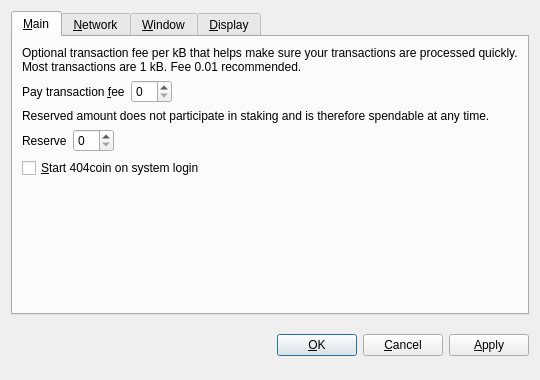
<?xml version="1.0" encoding="UTF-8"?>
<ui version="4.0">
 <class>OptionsDialog</class>
 <widget class="QDialog" name="OptionsDialog">
  <property name="geometry">
   <rect>
    <x>0</x>
    <y>0</y>
    <width>540</width>
    <height>380</height>
   </rect>
  </property>
  <property name="windowTitle">
   <string>Options</string>
  </property>
  <property name="modal">
   <bool>true</bool>
  </property>
  <layout class="QVBoxLayout" name="verticalLayout">
   <item>
    <widget class="QTabWidget" name="tabWidget">
     <property name="tabPosition">
      <enum>QTabWidget::North</enum>
     </property>
     <property name="currentIndex">
      <number>0</number>
     </property>
     <widget class="QWidget" name="tabMain">
      <attribute name="title">
       <string>&amp;Main</string>
      </attribute>
      <layout class="QVBoxLayout" name="verticalLayout_Main">
       <item>
        <widget class="QLabel" name="transactionFeeInfoLabel">
         <property name="text">
          <string>Optional transaction fee per kB that helps make sure your transactions are processed quickly. Most transactions are 1 kB. Fee 0.01 recommended.</string>
         </property>
         <property name="textFormat">
          <enum>Qt::PlainText</enum>
         </property>
         <property name="wordWrap">
          <bool>true</bool>
         </property>
        </widget>
       </item>
       <item>
        <layout class="QHBoxLayout" name="horizontalLayoutFee">
         <item>
          <widget class="QLabel" name="transactionFeeLabel">
           <property name="text">
            <string>Pay transaction &amp;fee</string>
           </property>
           <property name="textFormat">
            <enum>Qt::PlainText</enum>
           </property>
           <property name="buddy">
            <cstring>transactionFee</cstring>
           </property>
          </widget>
         </item>
         <item>
          <widget class="BitcoinAmountField" name="transactionFee"/>
         </item>
         <item>
          <spacer name="horizontalSpacerFee">
           <property name="orientation">
            <enum>Qt::Horizontal</enum>
           </property>
           <property name="sizeHint" stdset="0">
            <size>
             <width>40</width>
             <height>20</height>
            </size>
           </property>
          </spacer>
         </item>
        </layout>
       </item>
       <item>
        <widget class="QLabel" name="reserveBalanceInfoLabel">
         <property name="text">
          <string>Reserved amount does not participate in staking and is therefore spendable at any time.</string>
         </property>
         <property name="textFormat">
          <enum>Qt::PlainText</enum>
         </property>
         <property name="wordWrap">
          <bool>true</bool>
         </property>
        </widget>
       </item>
       <item>
        <layout class="QHBoxLayout" name="horizontalLayoutReserveBalance">
         <item>
          <widget class="QLabel" name="reserveBalanceLabel">
           <property name="text">
            <string>Reserve</string>
           </property>
           <property name="textFormat">
            <enum>Qt::PlainText</enum>
           </property>
           <property name="buddy">
            <cstring>reserveBalance</cstring>
           </property>
          </widget>
         </item>
         <item>
          <widget class="BitcoinAmountField" name="reserveBalance"/>
         </item>
         <item>
          <spacer name="horizontalSpacerReserveBalance">
           <property name="orientation">
            <enum>Qt::Horizontal</enum>
           </property>
           <property name="sizeHint" stdset="0">
            <size>
             <width>40</width>
             <height>20</height>
            </size>
           </property>
          </spacer>
         </item>
        </layout>
       </item>
       <item>
        <widget class="QCheckBox" name="bitcoinAtStartup">
         <property name="toolTip">
          <string>Automatically start 404coin after logging in to the system.</string>
         </property>
         <property name="text">
          <string>&amp;Start 404coin on system login</string>
         </property>
        </widget>
       </item>
       <item>
        <spacer name="verticalSpacer_Main">
         <property name="orientation">
          <enum>Qt::Vertical</enum>
         </property>
         <property name="sizeHint" stdset="0">
          <size>
           <width>20</width>
           <height>40</height>
          </size>
         </property>
        </spacer>
       </item>
      </layout>
     </widget>
     <widget class="QWidget" name="tabNetwork">
      <attribute name="title">
       <string>&amp;Network</string>
      </attribute>
      <layout class="QVBoxLayout" name="verticalLayout_Network">
       <item>
        <widget class="QCheckBox" name="mapPortUpnp">
         <property name="toolTip">
          <string>Automatically open the 404coin client port on the router. This only works when your router supports UPnP and it is enabled.</string>
         </property>
         <property name="text">
          <string>Map port using &amp;UPnP</string>
         </property>
        </widget>
       </item>
       <item>
        <widget class="QCheckBox" name="connectSocks">
         <property name="toolTip">
          <string>Connect to the 404coin network through a SOCKS proxy (e.g. when connecting through Tor).</string>
         </property>
         <property name="text">
          <string>&amp;Connect through SOCKS proxy:</string>
         </property>
        </widget>
       </item>
       <item>
        <layout class="QHBoxLayout" name="horizontalLayout_Network">
         <item>
          <widget class="QLabel" name="proxyIpLabel">
           <property name="text">
            <string>Proxy &amp;IP:</string>
           </property>
           <property name="textFormat">
            <enum>Qt::PlainText</enum>
           </property>
           <property name="buddy">
            <cstring>proxyIp</cstring>
           </property>
          </widget>
         </item>
         <item>
          <widget class="QValidatedLineEdit" name="proxyIp">
           <property name="maximumSize">
            <size>
             <width>140</width>
             <height>16777215</height>
            </size>
           </property>
           <property name="toolTip">
            <string>IP address of the proxy (e.g. 127.0.0.1)</string>
           </property>
          </widget>
         </item>
         <item>
          <widget class="QLabel" name="proxyPortLabel">
           <property name="text">
            <string>&amp;Port:</string>
           </property>
           <property name="textFormat">
            <enum>Qt::PlainText</enum>
           </property>
           <property name="buddy">
            <cstring>proxyPort</cstring>
           </property>
          </widget>
         </item>
         <item>
          <widget class="QLineEdit" name="proxyPort">
           <property name="maximumSize">
            <size>
             <width>55</width>
             <height>16777215</height>
            </size>
           </property>
           <property name="toolTip">
            <string>Port of the proxy (e.g. 9050)</string>
           </property>
          </widget>
         </item>
         <item>
          <widget class="QLabel" name="socksVersionLabel">
           <property name="text">
            <string>SOCKS &amp;Version:</string>
           </property>
           <property name="textFormat">
            <enum>Qt::PlainText</enum>
           </property>
           <property name="buddy">
            <cstring>socksVersion</cstring>
           </property>
          </widget>
         </item>
         <item>
          <widget class="QValueComboBox" name="socksVersion">
           <property name="toolTip">
            <string>SOCKS version of the proxy (e.g. 5)</string>
           </property>
          </widget>
         </item>
         <item>
          <spacer name="horizontalSpacer_Network">
           <property name="orientation">
            <enum>Qt::Horizontal</enum>
           </property>
           <property name="sizeHint" stdset="0">
            <size>
             <width>40</width>
             <height>20</height>
            </size>
           </property>
          </spacer>
         </item>
        </layout>
       </item>
       <item>
        <spacer name="verticalSpacer_Network">
         <property name="orientation">
          <enum>Qt::Vertical</enum>
         </property>
         <property name="sizeHint" stdset="0">
          <size>
           <width>20</width>
           <height>40</height>
          </size>
         </property>
        </spacer>
       </item>
      </layout>
     </widget>
     <widget class="QWidget" name="tabWindow">
      <attribute name="title">
       <string>&amp;Window</string>
      </attribute>
      <layout class="QVBoxLayout" name="verticalLayout_Window">
       <item>
        <widget class="QCheckBox" name="minimizeToTray">
         <property name="toolTip">
          <string>Show only a tray icon after minimizing the window.</string>
         </property>
         <property name="text">
          <string>&amp;Minimize to the tray instead of the taskbar</string>
         </property>
        </widget>
       </item>
       <item>
        <widget class="QCheckBox" name="minimizeOnClose">
         <property name="toolTip">
          <string>Minimize instead of exit the application when the window is closed. When this option is enabled, the application will be closed only after selecting Quit in the menu.</string>
         </property>
         <property name="text">
          <string>M&amp;inimize on close</string>
         </property>
        </widget>
       </item>
       <item>
        <spacer name="verticalSpacer_Window">
         <property name="orientation">
          <enum>Qt::Vertical</enum>
         </property>
         <property name="sizeHint" stdset="0">
          <size>
           <width>20</width>
           <height>40</height>
          </size>
         </property>
        </spacer>
       </item>
      </layout>
     </widget>
     <widget class="QWidget" name="tabDisplay">
      <attribute name="title">
       <string>&amp;Display</string>
      </attribute>
      <layout class="QVBoxLayout" name="verticalLayout_Display">
       <item>
        <layout class="QHBoxLayout" name="horizontalLayout_1_Display">
         <item>
          <widget class="QLabel" name="langLabel">
           <property name="text">
            <string>User Interface &amp;language:</string>
           </property>
           <property name="textFormat">
            <enum>Qt::PlainText</enum>
           </property>
           <property name="buddy">
            <cstring>lang</cstring>
           </property>
          </widget>
         </item>
         <item>
          <widget class="QValueComboBox" name="lang">
           <property name="toolTip">
            <string>The user interface language can be set here. This setting will take effect after restarting 404coin.</string>
           </property>
          </widget>
         </item>
        </layout>
       </item>
       <item>
        <layout class="QHBoxLayout" name="horizontalLayout_2_Display">
         <item>
          <widget class="QLabel" name="unitLabel">
           <property name="text">
            <string>&amp;Unit to show amounts in:</string>
           </property>
           <property name="textFormat">
            <enum>Qt::PlainText</enum>
           </property>
           <property name="buddy">
            <cstring>unit</cstring>
           </property>
          </widget>
         </item>
         <item>
          <widget class="QValueComboBox" name="unit">
           <property name="toolTip">
            <string>Choose the default subdivision unit to show in the interface and when sending coins.</string>
           </property>
          </widget>
         </item>
        </layout>
       </item>
       <item>
        <widget class="QCheckBox" name="displayAddresses">
         <property name="toolTip">
          <string>Whether to show 404coin addresses in the transaction list or not.</string>
         </property>
         <property name="text">
          <string>&amp;Display addresses in transaction list</string>
         </property>
        </widget>
       </item>
       <item>
        <widget class="QCheckBox" name="coinControlFeatures">
         <property name="toolTip">
          <string>Whether to show coin control features or not.</string>
         </property>
         <property name="text">
          <string>Display coin &amp;control features (experts only!)</string>
         </property>
        </widget>
       </item>
       <item>
        <spacer name="verticalSpacer_Display">
         <property name="orientation">
          <enum>Qt::Vertical</enum>
         </property>
         <property name="sizeHint" stdset="0">
          <size>
           <width>20</width>
           <height>40</height>
          </size>
         </property>
        </spacer>
       </item>
      </layout>
     </widget>
    </widget>
   </item>
   <item>
    <layout class="QHBoxLayout" name="horizontalLayout_Buttons">
     <item>
      <spacer name="horizontalSpacer_1">
       <property name="orientation">
        <enum>Qt::Horizontal</enum>
       </property>
       <property name="sizeHint" stdset="0">
        <size>
         <width>40</width>
         <height>48</height>
        </size>
       </property>
      </spacer>
     </item>
     <item>
      <widget class="QLabel" name="statusLabel">
       <property name="font">
        <font>
         <weight>75</weight>
         <bold>true</bold>
        </font>
       </property>
       <property name="text">
        <string/>
       </property>
       <property name="textFormat">
        <enum>Qt::PlainText</enum>
       </property>
       <property name="wordWrap">
        <bool>true</bool>
       </property>
      </widget>
     </item>
     <item>
      <spacer name="horizontalSpacer_2">
       <property name="orientation">
        <enum>Qt::Horizontal</enum>
       </property>
       <property name="sizeHint" stdset="0">
        <size>
         <width>40</width>
         <height>48</height>
        </size>
       </property>
      </spacer>
     </item>
     <item>
      <widget class="QPushButton" name="okButton">
       <property name="text">
        <string>&amp;OK</string>
       </property>
      </widget>
     </item>
     <item>
      <widget class="QPushButton" name="cancelButton">
       <property name="text">
        <string>&amp;Cancel</string>
       </property>
       <property name="autoDefault">
        <bool>false</bool>
       </property>
      </widget>
     </item>
     <item>
      <widget class="QPushButton" name="applyButton">
       <property name="text">
        <string>&amp;Apply</string>
       </property>
       <property name="autoDefault">
        <bool>false</bool>
       </property>
      </widget>
     </item>
    </layout>
   </item>
  </layout>
 </widget>
 <customwidgets>
  <customwidget>
   <class>BitcoinAmountField</class>
   <extends>QSpinBox</extends>
   <header>bitcoinamountfield.h</header>
  </customwidget>
  <customwidget>
   <class>QValueComboBox</class>
   <extends>QComboBox</extends>
   <header>qvaluecombobox.h</header>
  </customwidget>
  <customwidget>
   <class>QValidatedLineEdit</class>
   <extends>QLineEdit</extends>
   <header>qvalidatedlineedit.h</header>
  </customwidget>
 </customwidgets>
 <resources/>
 <connections/>
</ui>
